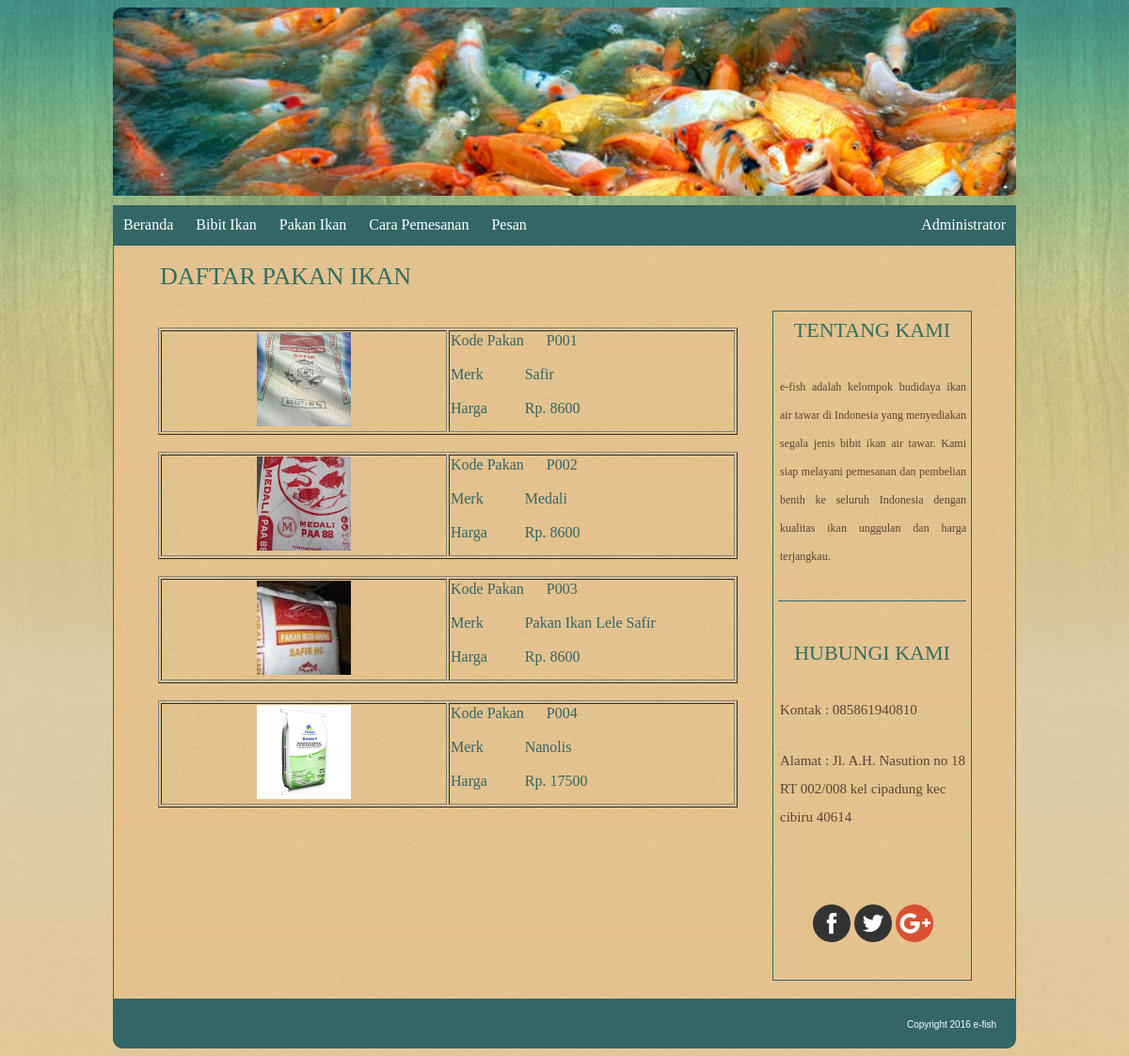
The page /pakanikan.php on the database its author committed.
### tables this page shows
CREATE TABLE `tb_pakan` (
  `kd_pakan` varchar(11) NOT NULL,
  `merk_pakan` varchar(40) DEFAULT NULL,
  `gambar` text,
  `harga` double DEFAULT NULL
);

### pakanikan.php (the view, shortened to what this page needs)
<!DOCTYPE html>
<html>
<head>
</head>
<link href="css/style.css" type="text/css" rel="stylesheet">
<body>
</body>
<div id="canvas">
	<div id="header">
	</div>
	<div id="menu">
		<ul>
			<li class="utama"><a href="index.php">Beranda</a></li>
			<li class="utama"><a href="bibitikan.php">Bibit Ikan</a></li>
			<li class="utama"><a href="pakanikan.php">Pakan Ikan</a></li>
			<li class="utama"><a href="carapemesanan.php">Cara Pemesanan</a></li>
			<li class="utama"><a href="">Pesan</a>
			</li>
			<li class="utama" style="float: right;"><a href="login.php">Administrator</a></li>
		</ul>
	</div>
	<div id="isi">
		<div id="contents">
			<h1 style="padding-bottom: 1px">Daftar Pakan Ikan</h1>
			<div id="kiri">
			<h2 align="center">Tentang Kami</h2>
			<p align="justify" style="font-size: 12px;">e-fish adalah kelompok budidaya ikan air tawar di Indonesia yang menyediakan segala jenis bibit ikan air tawar. Kami siap melayani pemesanan dan pembelian benih ke seluruh Indonesia dengan kualitas ikan unggulan dan harga terjangkau.</p>
			<hr size="12px" style="border-color: #336666;">
			<h2 align="center">Hubungi Kami</h2>
			<p align="left"> Kontak&nbsp;: 085861940810</p>
			<p align="left">Alamat&nbsp;: Jl. A.H. Nasution no 18 RT 002/008 kel cipadung kec cibiru 40614</p>
			<p align="left">&nbsp;</p>
			<p align="center"><a href="http://facebook.com/"><img align="center" src="img/1480923675_online_social_media_facebook.png" width="40"></a>
			<a href="http://twitter.com/"><img align="center" src="img/1480923720_twitter_online_social_media.png" width="40"></a>
			<a href="http://googleplus.com/"><img align="center" src="img/1480923698_social-circle-google-plus.png" width="40"></p></a>
			</div>
			<?php
				$sql = mysql_query("select * from tb_pakan") or die (mysql_error());
				while($data = mysql_fetch_array($sql)) {
			?>
				<table border="1px solid #336666">
					<tr><br />
						<td width="300" style="text-align: center;"><img src="img/<?php echo $data['gambar']; ?>" width = "100px" height = "100px"></td>
						<td style="vertical-align: top" width="300">
						Kode Pakan&nbsp;&nbsp;&nbsp;&nbsp;&nbsp; <?php echo $data['kd_pakan']; ?><br /><br/>
						Merk &nbsp;&nbsp;&nbsp;&nbsp;&nbsp;&nbsp;&nbsp;&nbsp;&nbsp;&nbsp;<?php echo $data['merk_pakan'];?><br /><br/>
						Harga&nbsp;&nbsp;&nbsp;&nbsp;&nbsp;&nbsp;&nbsp;&nbsp;&nbsp;&nbsp;Rp. <?php echo $data['harga'];?><br />
						</td>
					</tr>
				</table>
				<?php
				}
				?>
		</div>
	</div>
	<div id="footer">
		Copyright 2016 e-fish
	</div>
</div>
</html>

### css/style.css (style rules this page uses)
body { font-family: "arial"; background-image:url(../img/bg-pattern.jpg); }
#canvas { width: 960px; margin: 0 auto; }
#header { font-size: 20px; border: 0 solid silver; margin-bottom: 10px; height: 200px; border-top-right-radius:10px; border-top-left-radius:10px; background-image:url(../img/jual-benih-ikan-koi-surya-mina.jpg); text-align:left; color: #FFF; font-family: "Earth Orbiter"; font-size:50px; padding: 0 80px; }
#menu { border: 1px solid #336666; background-color: #336666; font-family: "Caviar Dreams"; }
#menu ul { list-style: none; margin: 0; padding: 0; }
#menu ul li.utama { display: inline-table; }
#menu ul li a { display: block;; text-decoration: none; line-height: 40px; padding: 0 10px; color: #FFF; }
#isi { min-height: 800px; border: 1px solid #336666; background-image:url(../img/bg-body.jpg); font-family: "Maiandra GD"; color:#336666; }
#contents { display: inline-block; width: 865px; padding: 0 47px; }
#contents h1 { color: #316e66; font: 26px/30px "Maiandra GD"; margin: 18px 0 20px; padding-left: 2px; text-transform: uppercase; }
#contents div.body h1, #contents h2 { color: #316e66; font: 30px/30px "Times New Roman", Times, serif; margin: 0 0 18px; text-transform: uppercase; }
#contents h2 { font-size: 22px; margin: 0 0 30px; }
#contents p { color: #5a4535; font-size: 15px; line-height: 30px; margin: 0; padding: 0 0 24px 2px; }
#contents p a { color: #5a4535; }
#footer { font-size:10px; height: 30px; text-align:right; border-bottom-right-radius:10px; border-bottom-left-radius:10px; background-color: #336666; color: #fff; border: 1px solid #336666; padding-top:20px; padding-right:20px; }
hr { border:0; border-top: 1px solid #bbbbbb; margin-bottom: 30px; }
#kiri { line-height: 40px; border: 1px solid #336666; height: 700px; width: 200px; float: right; padding:5px; margin:0px; }

### rows shown on the page
tb_pakan: gambar (picture), kd_pakan "P001", merk_pakan "Safir", harga "8600"
tb_pakan: gambar (picture), kd_pakan "P002", merk_pakan "Medali", harga "8600"
tb_pakan: gambar (picture), kd_pakan "P003", merk_pakan "Pakan Ikan Lele Safir", harga "8600"
tb_pakan: gambar (picture), kd_pakan "P004", merk_pakan "Nanolis", harga "17500"
